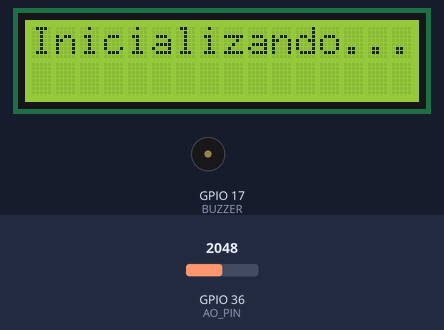
Recording of a sketch running on a simulated ESP32. Shown: 16×2 character LCD, buzzer (waves = sounding, pin HIGH). Inputs (shaded band) come from the test bench; at power-on: GPIO 36 (AO_PIN) = 2048. What the sketch prints to the serial monitor is not drawn.

Above: at 0.1 s.
At 20.2 s:
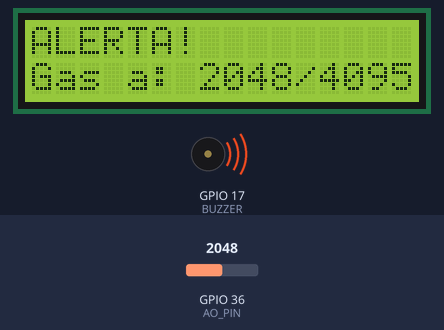
Timing chart, 0 to 21.7 s (numbered marks = the images above):
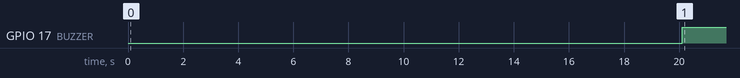

Measured:
- by itself, GPIO 17 (BUZZER): LOW → HIGH at 20.1 s

The sketch:

mq2-gas-monitor.ino
```cpp
#include <Wire.h>
#include <LiquidCrystal_I2C.h>

#define AO_PIN 36    // Pin analógico donde se conecta el MQ2
#define BUZZER 17    // Pin digital donde se conecta el buzzer

LiquidCrystal_I2C lcd(0x27, 16, 2);  // Dirección I2C y dimensiones del LCD

void setup() {
  // Inicializa comunicación serial
  Serial.begin(9600);

  // Inicializa pantalla LCD
  lcd.begin();
  lcd.backlight();  // Enciende luz de fondo del LCD

  // Configura el buzzer
  pinMode(BUZZER, OUTPUT);
  digitalWrite(BUZZER, LOW);

  // Configura atenuación para lectura ADC (rango 0–3.3V)
  analogSetAttenuation(ADC_11db);

  // Mensaje de precalentamiento
  Serial.println("Precalentando el sensor");
  lcd.clear();
  lcd.print("Inicializando...");
  delay(20000);  // Espera de 20 segundos para precalentar el sensor MQ2
}

void loop() {
  lcd.clear();  // Limpia la pantalla LCD

  int gas = analogRead(AO_PIN);  // Lee el valor del sensor MQ2

  if (gas > 2000) {
    // Si el valor supera el umbral, activa alarma
    Serial.print("¡Alerta! Valor del sensor de gas MQ2: ");
    Serial.println(gas);

    lcd.setCursor(0, 0);
    lcd.print("ALERTA!");
    lcd.setCursor(0, 1);
    lcd.print("Gas a: ");
    lcd.print(gas);
    lcd.print("/4095");

    digitalWrite(BUZZER, HIGH);  // Enciende buzzer
    delay(250);
    // digitalWrite(BUZZER, LOW);  // Descomenta si quieres parpadeo
    // delay(250);
  } else {
    // Si el valor está dentro del rango normal
    Serial.print("Valor del sensor de gas MQ2: ");
    Serial.println(gas);

    lcd.setCursor(0, 0);
    lcd.print("Midiendo...");
    lcd.setCursor(0, 1);
    lcd.print("Gas a: ");
    lcd.print(gas);
    lcd.print("/4095");

    digitalWrite(BUZZER, LOW);  // Apaga el buzzer
    delay(500);
  }
}
```
